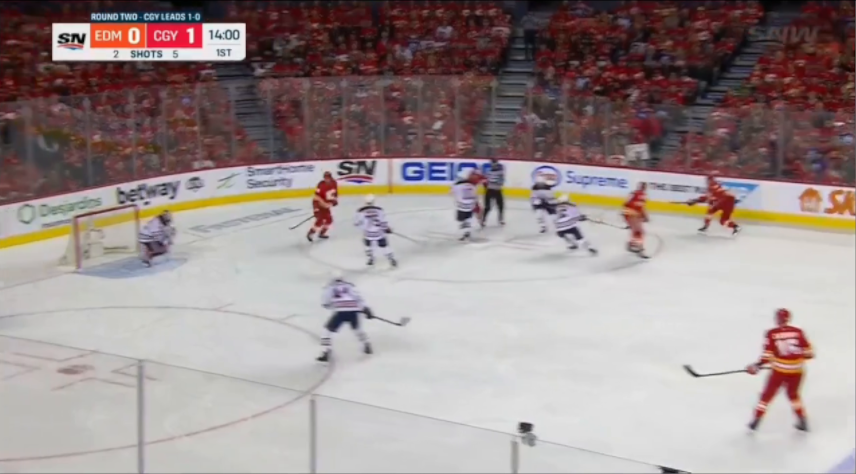
#> input picture data/games-captures/game-b-001_frame-775.png, 856 x 474 px
$ jupyter execute --allow-errors 002.1-tracking.ipynb
#> lines starting #> are read from the running program, lines starting #| are printed output that depends on the picture
[cell 1]
import numpy as np
import numpy.linalg as la

[cell 2]
def barycentric_coords(vertices, point):
    T = (np.array(vertices[:-1])-vertices[-1]).T
    v = np.dot(la.inv(T), np.array(point)-vertices[-1])
    v.resize(len(vertices))
    v[-1] = 1-v.sum()
    return v

---

### Plot 1

[cell 3]
#dx = 153 / 1.338 # 114.34977578475336
#dy = 206 / 1.577 # 130.62777425491439

d = 172.34


def mapX(_x):
    return (_x  * d)

def mapY(_y):
    return 474 - (_y * d)

[cell 4]
aX= mapX(2.299)
aY= mapY(1.651)

bX= mapX(0.596)
bY= mapY(1.286)

cX= mapX(1.292)
cY= mapY(0.952)


pX1 = mapX(1.86)
pY1 = mapY(1.38)

pX2 = mapX(0.94)
pY2 = mapY(1.24)

[cell 5]
import matplotlib.pyplot as plt

fig, ax = plt.subplots()

#fig.set_size_inches(18.5, 10.5)
plt.rcParams["figure.figsize"] = (7,5)
plt.rcParams["figure.autolayout"] = True
fig.set_dpi(100)

major_ticks = np.arange(0, 860, 50)
minor_ticks = np.arange(0, 474, 50)

ax.set_xticks(major_ticks)
ax.set_xticks(minor_ticks, minor=True)
ax.set_yticks(major_ticks)
ax.set_yticks(minor_ticks, minor=True)
plt.xticks(fontsize=7,rotation = 45)
plt.yticks(fontsize=7)
ax.grid(which='both', alpha=0.5)
coords = []


img = plt.imread("../data/games-captures/game-b-001_frame-775.png")
#> img is the input picture: shape (474, 856, 3) float32; mean R, G, B 0.608, 0.557, 0.553
ax.imshow(img)

x = [aX,bX, cX, aX]
y = [aY,bY,cY,aY]
ax.plot(x, y, '-', linewidth=1, color='red')

x = [pX1, pX2]
y = [pY1, pY2]


ax.plot(x, y, '.', color='red', markersize=12 )

ax.imshow(img)

plt.savefig('./output/002.1_game-b-001_frame-775_plot.png')
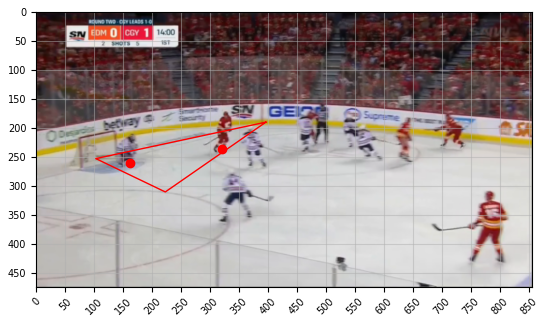
#> figure drawn by matplotlib, 1 panel

### Coordenates

#> (a cell that did not finish here is left out)

### Plot 2

[cell 7]
AX=40
AY=0

BX=30
BY=145

CX=100
CY=170


#> (the rest of this cell did not finish here and is left out)

[cell 8]
import matplotlib.pyplot as plt

fig, ax = plt.subplots()

#fig.set_size_inches(18.5, 10.5)
plt.rcParams["figure.figsize"] = (7,3.7)
plt.rcParams["figure.autolayout"] = True
fig.set_dpi(100)

major_ticks = np.arange(0, 1900, 10)
minor_ticks = np.arange(0, 800, 10)

ax.set_xticks(major_ticks)
ax.set_xticks(minor_ticks, minor=True)
ax.set_yticks(major_ticks)
ax.set_yticks(minor_ticks, minor=True)

plt.xticks(fontsize=7,rotation = 45)
plt.yticks(fontsize=7)

ax.grid(which='both', alpha=0.2)


img = plt.imread("./assets/NHL_Hockey_Rink.png")
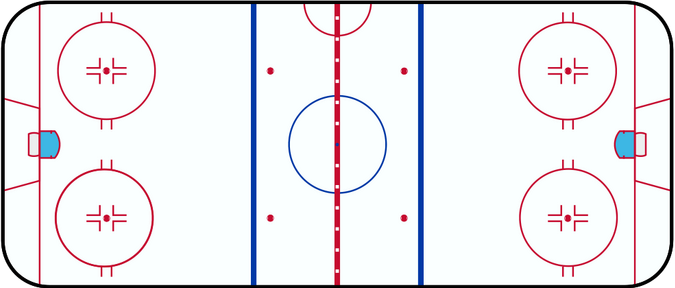
#> input picture notebooks/assets/NHL_Hockey_Rink.png, 675 x 288 px
#> img is the input picture: shape (288, 675, 3) float32; mean R, G, B 0.921, 0.919, 0.933

ax.imshow(img)

x = [AX,BX, CX, AX]
y = [AY,BY,CY,AY]
ax.plot(x, y, '--', linewidth=2, color='red')

#> (the rest of this cell did not finish here and is left out)

## Is point in triangle

[cell 9]
class Vector:
    def __init__(self, x, y):
        self.x = x
        self.y = y

[cell 10]
def isPointInTriangle(p, p0, p1, p2):
    dX = p.x-p2.x;
    dY = p.y-p2.y;
    dX21 = p2.x-p1.x;
    dY12 = p1.y-p2.y;
    D = dY12*(p0.x-p2.x) + dX21*(p0.y-p2.y);
    s = dY12*dX + dX21*dY;
    t = (p2.y-p0.y)*dX + (p0.x-p2.x)*dY;
    if D<0:
        return s<=0 and t<=0 and s+t>=D;
    return s>=0 and t>=0 and s+t<=D;

[cell 11]
a = Vector( 45.46, 246.01)
b = Vector( 195.42, 71)
c = Vector( 320.48, 195.97)

p = Vector( 270.29, 107.38)
